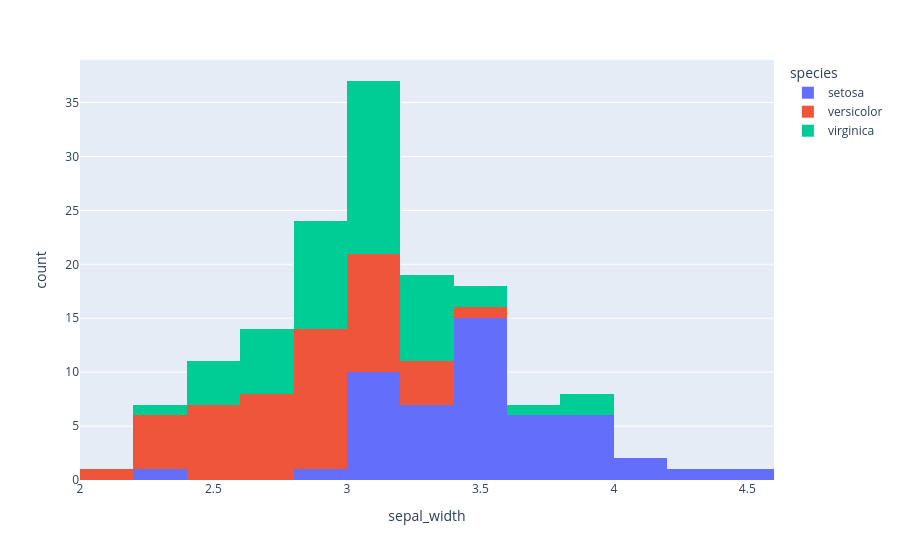

The cell this chart's notebook holds for it:
### Code cell
# histogram 

fig6 = px.histogram(df, x='sepal_width', color='species')
fig6.show()
# save the plot
fig6.write_image('fig6.png',scale=3)

### Figure 1 — Plotly figure (JSON) as saved in the notebook; plotly's stock layout.template omitted (floating-point values rounded to 4 significant figures)
{"data": [{"bingroup": "x", "hovertemplate": "species=setosa<br>sepal_width=%{x}<br>count=%{y}<extra></extra>", "legendgroup": "setosa", "marker": {"color": "#636efa", "pattern": {"shape": ""}}, "name": "setosa", "orientation": "v", "showlegend": true, "type": "histogram", "x": [3.5, 3.0, 3.2, 3.1, 3.6, 3.9, 3.4, 3.4, 2.9, 3.1, 3.7, 3.4, 3.0, 3.0, 4.0, 4.4, 3.9, 3.5, 3.8, 3.8, 3.4, 3.7, 3.6, 3.3, 3.4, 3.0, 3.4, 3.5, 3.4, 3.2, 3.1, 3.4, 4.1, 4.2, 3.1, 3.2, 3.5, 3.6, 3.0, 3.4, 3.5, 2.3, 3.2, 3.5, 3.8, 3.0, 3.8, 3.2, 3.7, 3.3], "xaxis": "x", "yaxis": "y"}, {"bingroup": "x", "hovertemplate": "species=versicolor<br>sepal_width=%{x}<br>count=%{y}<extra></extra>", "legendgroup": "versicolor", "marker": {"color": "#EF553B", "pattern": {"shape": ""}}, "name": "versicolor", "orientation": "v", "showlegend": true, "type": "histogram", "x": [3.2, 3.2, 3.1, 2.3, 2.8, 2.8, 3.3, 2.4, 2.9, 2.7, 2.0, 3.0, 2.2, 2.9, 2.9, 3.1, 3.0, 2.7, 2.2, 2.5, 3.2, 2.8, 2.5, 2.8, 2.9, 3.0, 2.8, 3.0, 2.9, 2.6, 2.4, 2.4, 2.7, 2.7, 3.0, 3.4, 3.1, 2.3, 3.0, 2.5, 2.6, 3.0, 2.6, 2.3, 2.7, 3.0, 2.9, 2.9, 2.5, 2.8], "xaxis": "x", "yaxis": "y"}, {"bingroup": "x", "hovertemplate": "species=virginica<br>sepal_width=%{x}<br>count=%{y}<extra></extra>", "legendgroup": "virginica", "marker": {"color": "#00cc96", "pattern": {"shape": ""}}, "name": "virginica", "orientation": "v", "showlegend": true, "type": "histogram", "x": [3.3, 2.7, 3.0, 2.9, 3.0, 3.0, 2.5, 2.9, 2.5, 3.6, 3.2, 2.7, 3.0, 2.5, 2.8, 3.2, 3.0, 3.8, 2.6, 2.2, 3.2, 2.8, 2.8, 2.7, 3.3, 3.2, 2.8, 3.0, 2.8, 3.0, 2.8, 3.8, 2.8, 2.8, 2.6, 3.0, 3.4, 3.1, 3.0, 3.1, 3.1, 3.1, 2.7, 3.2, 3.3, 3.0, 2.5, 3.0, 3.4, 3.0], "xaxis": "x", "yaxis": "y"}], "layout": {"barmode": "relative", "legend": {"title": {"text": "species"}, "tracegroupgap": 0}, "margin": {"t": 60}, "xaxis": {"anchor": "y", "domain": [0, 1], "title": {"text": "sepal_width"}}, "yaxis": {"anchor": "x", "domain": [0, 1], "title": {"text": "count"}}}}
